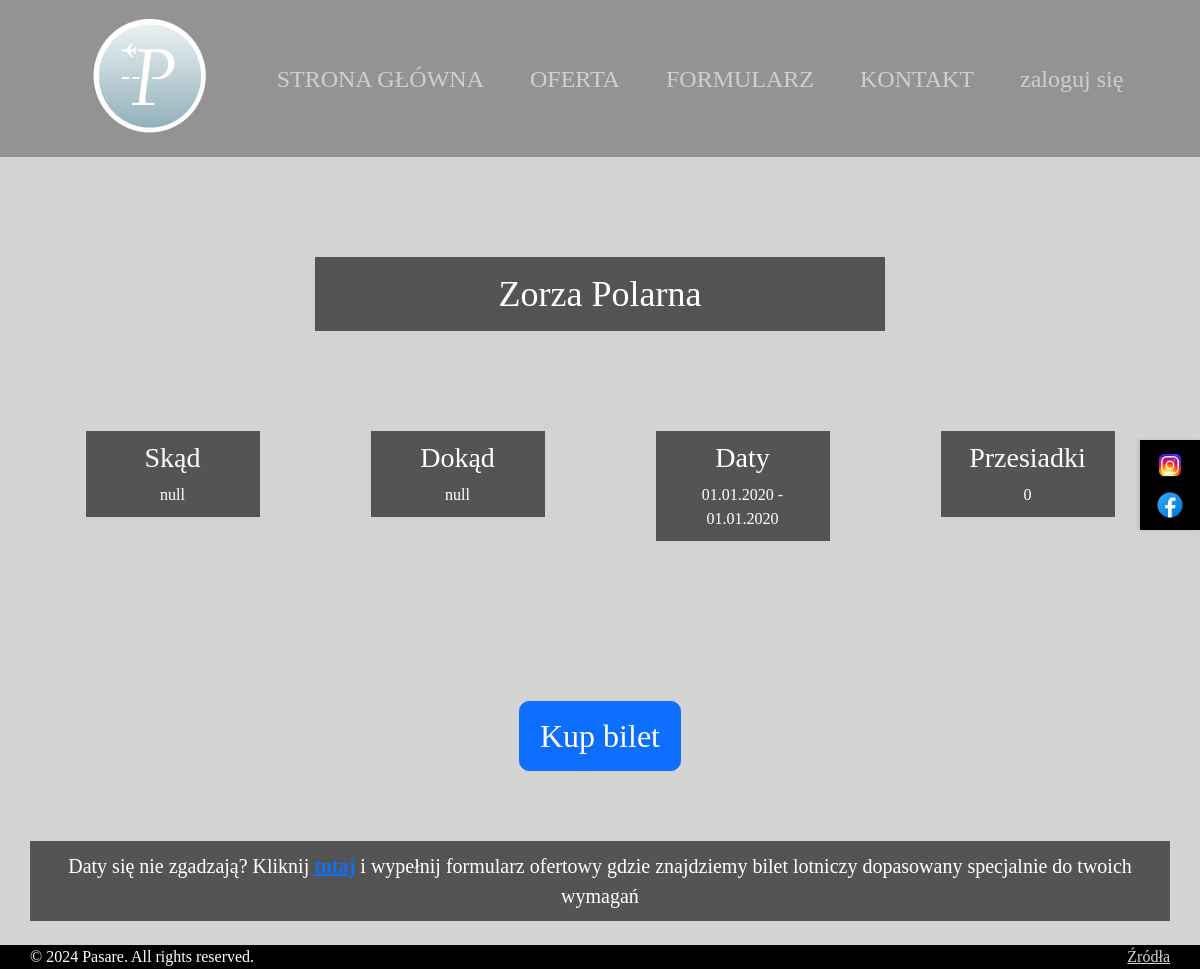
/oferta/zorza_polarna/, run on the app's committed database.
### tickets/models.py (models this page shows)
class Offer(models.Model):
    name = models.CharField(max_length=100, default="null", primary_key=True)
    title = models.CharField(max_length=100, default="null")
    background = models.CharField(max_length=100, default="null")
    from_where = models.CharField(max_length=100, default="null")
    to_where = models.CharField(max_length=100, default="null")
    when = models.DateField(max_length=100, default="2020-01-01")
    return_date = models.DateField(max_length=100, default="2020-01-01")
    transfers = models.IntegerField(default=None)
    link = models.CharField(max_length=300, default="null")

### tickets/views.py (the view)
# urls.py: path('oferta/<str:offer_name>/', views.offer_detail, name='offer_detail'),
def offer_detail(request, offer_name):
    offer = Offer.objects.get(name=offer_name)
    return render(request, "tickets/offer_detail.html", {"offer": offer})

### tickets/templates/tickets/offer_detail.html (shortened to what this page needs)
{% extends 'tickets/base.html' %}
{% load static %}
{% block content %}
    <link rel="stylesheet" type="text/css" href="{% static 'css/offer_detail.css' %}">
    <div class="container text-center">
        <div class="row" style="margin-top: 50px">
            <div class="col-lg-6 box title-box">
                <p  style="justify-content: center">{{ offer.title }}</p>
            </div>
        </div>
        <div class="row">
            <div class="col-sm-6 col-lg-3">
                <div class="col-lg-8 info_box  box">
                    <h3>Skąd</h3>
                    <p>{{ offer.from_where }}</p>
                </div>
            </div>
            <div class="col-sm-6 col-lg-3">
                <div class="col-lg-8 info_box box">
                    <h3>Dokąd</h3>
                    <p>{{ offer.to_where }}</p>
                </div>
            </div>
            <div class="col-sm-6 col-lg-3">
                <div class="col-lg-8 info_box box">
                    <h3>Daty</h3>
                    <p>{{ offer.when|date:"d.m.Y" }} - {{ offer.return_date|date:"d.m.Y" }}</p>
                </div>
            </div>
            <div class="col-sm-6 col-lg-3">
                <div class="col-lg-8 info_box box">
                    <h3>Przesiadki</h3>
                    <p>{{ offer.transfers }}</p>
                </div>
            </div>
        </div>
        <div class="row">
            <div class="col-sm-6" style="margin: 110px auto 20px auto">
                <a href="{{ offer.link }}">
                    <button type="button" class="btn btn-primary btn-lg">Kup bilet</button>
                </a>
            </div>
        </div>
        <div class="row">
            <div class="col-lg-12 box footer-box">
                <p>Daty się nie zgadzają? Kliknij <a href="{% url 'form' %}"><b>tutaj</b></a> i wypełnij formularz ofertowy gdzie znajdziemy bilet
                    lotniczy dopasowany specjalnie do twoich wymagań</p>
            </div>
        </div>
    </div><br>
{% endblock %}

### static/css/base.css (style rules this page uses)
body { margin: 0; padding: 0; min-height: 100vh; display: flex; flex-direction: column; background-color: lightgrey; font-family: "California FB italic", CustomFont; }
p { margin: 0; }

### static/css/offer_detail.css (style rules this page uses)
body { background-repeat: no-repeat; background-attachment: fixed; background-size: cover; }
.info_box { margin: 10px auto; padding: 5px; }
.title-box { font-size: 36px; margin-bottom: 0; }
.box { text-align: center; margin: 50px auto; background-color: rgba(0, 0, 0, 0.6); color: white; padding: 10px; }
.footer-box { font-size: 20px; margin-bottom: 0; }
p { margin-bottom: 0; }
.btn-lg { padding: 10px 20px; font-size: 32px; border-radius: 10px; }

### data on the page
Offer: title "Zorza Polarna", from_where "null", to_where "null", when "01.01.2020", return_date "01.01.2020", transfers "0"
